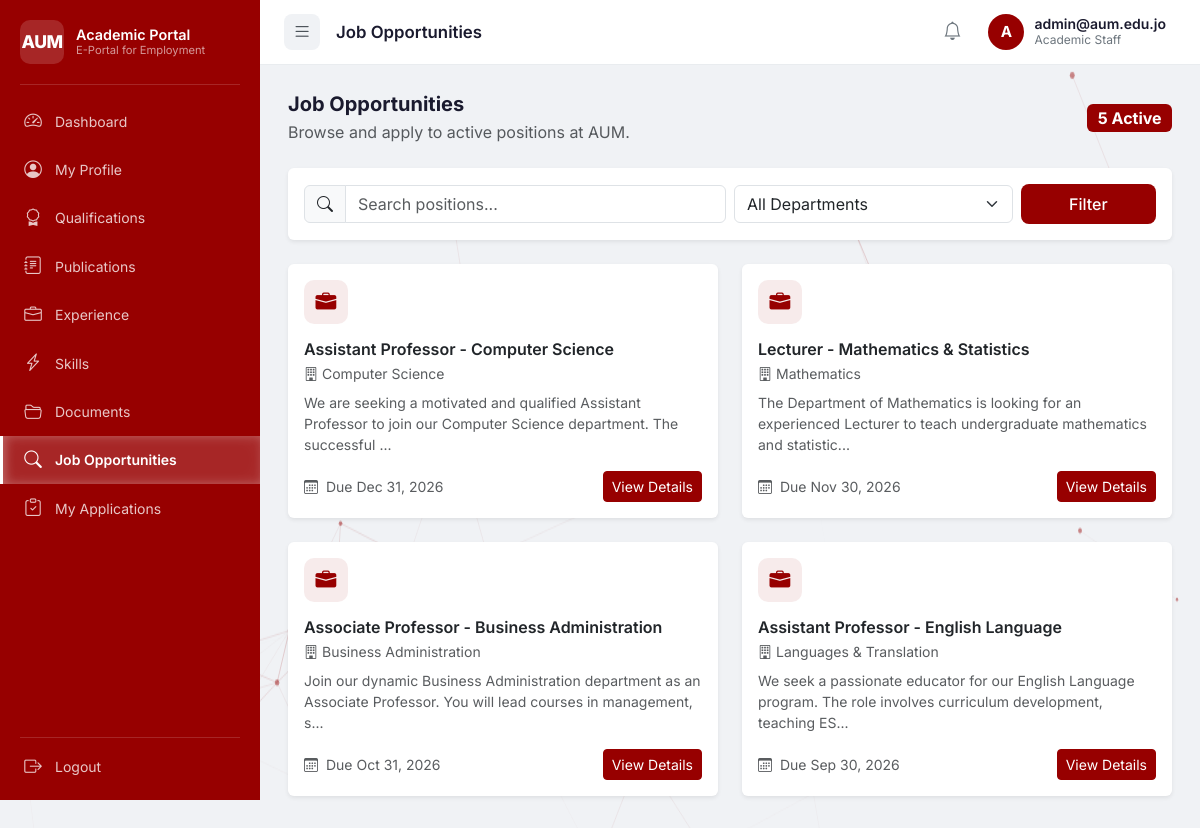
Screenshot of /staff/jobs.php (signed in) with the database file from the repository.
### tables this page shows
CREATE TABLE IF NOT EXISTS users (
    id          INT AUTO_INCREMENT PRIMARY KEY,
    email       VARCHAR(255) NOT NULL UNIQUE,
    password    VARCHAR(255) NOT NULL,
    role        ENUM('staff','admin') NOT NULL DEFAULT 'staff',
    is_active   TINYINT(1) NOT NULL DEFAULT 1,
    created_at  TIMESTAMP DEFAULT CURRENT_TIMESTAMP,
    updated_at  TIMESTAMP DEFAULT CURRENT_TIMESTAMP ON UPDATE CURRENT_TIMESTAMP
);

CREATE TABLE IF NOT EXISTS jobs (
    id           INT AUTO_INCREMENT PRIMARY KEY,
    title        VARCHAR(200) NOT NULL,
    department   VARCHAR(100) DEFAULT NULL,
    description  TEXT,
    requirements TEXT,
    deadline     DATE DEFAULT NULL,
    status       ENUM('active','closed') NOT NULL DEFAULT 'active',
    created_at   TIMESTAMP DEFAULT CURRENT_TIMESTAMP,
    updated_at   TIMESTAMP DEFAULT CURRENT_TIMESTAMP ON UPDATE CURRENT_TIMESTAMP
);

### includes/auth.php (called while the page is built, shortened)
<?php
function e(string $s): string {
    return htmlspecialchars($s, ENT_QUOTES | ENT_SUBSTITUTE, 'UTF-8');
}

### staff/jobs.php (the view, shortened to what this page needs)
<?php
require_once '../config/db.php';
require_once '../includes/auth.php';
$pageTitle = 'Job Opportunities';
$userId    = getCurrentUserId();
$search = trim($_GET['search'] ?? '');
$dept   = trim($_GET['dept']   ?? '');
$sql    = "SELECT j.*,
                  (SELECT id FROM applications WHERE user_id=? AND job_id=j.id) AS applied_id
           FROM jobs j WHERE j.status='active'";
$params = [$userId];
$sql .= ' ORDER BY j.created_at DESC';
$stmt = $pdo->prepare($sql);
$stmt->execute($params);
$jobs = $stmt->fetchAll();
$selectedJob = null;
?>
<!DOCTYPE html>
<html lang="en">
<?php include '../includes/head.php'; ?>
<body>
<div class="wrapper">
    <?php include '../includes/sidebar.php'; ?>
    <div class="main-content" id="mainContent">
        <?php include '../includes/navbar.php'; ?>
        <div class="content-area">
            <?php if ($selectedJob): ?>
            <div class="mb-3">
                <a href="jobs.php" class="btn btn-outline-secondary btn-sm">
                    <i class="bi bi-arrow-left me-1"></i>Back to Job List
                </a>
            </div>
            <div class="row g-4">
                <div class="col-lg-8">
                    <div class="card border-0 shadow-sm">
                        <div class="card-body p-4">
                            <div class="d-flex align-items-start gap-3 mb-4">
                                <div class="job-detail-icon">
                                    <i class="bi bi-briefcase-fill"></i>
                                </div>
                                <div>
                                    <h4 class="mb-1"><?= e($selectedJob['title']) ?></h4>
                                    <p class="text-muted mb-0">
                                        <i class="bi bi-building me-1"></i><?= e($selectedJob['department'] ?? 'AUM') ?>
                                        <?php if ($selectedJob['deadline']): ?>
                                        &nbsp;&bull;&nbsp;
                                        <i class="bi bi-calendar me-1"></i>Deadline: <strong><?= date('F j, Y', strtotime($selectedJob['deadline'])) ?></strong>
                                        <?php endif; ?>
                                    </p>
                                </div>
                            </div>
                            <h6 class="fw-semibold mb-2">About the Role</h6>
                            <p class="text-muted lh-lg"><?= nl2br(e($selectedJob['description'] ?? '')) ?></p>
                            <?php if (!empty($selectedJob['requirements'])): ?>
                            <h6 class="fw-semibold mb-2 mt-4">Requirements</h6>
                            <ul class="text-muted">
                                <?php foreach (explode("\n", $selectedJob['requirements']) as $req):
                                    $req = trim($req);
                                    if ($req): ?>
                                <li class="mb-1"><?= e($req) ?></li>
                                <?php endif; endforeach; ?>
                            </ul>
                            <?php endif; ?>
                        </div>
                    </div>
                </div>
                <div class="col-lg-4">
                    <div class="card border-0 shadow-sm sticky-top" style="top:80px">
                        <div class="card-body p-4">
                            <?php if ($selectedJob['applied_id']): ?>
                            <div class="text-center py-3">
                                <div class="mb-3" style="font-size:3rem;color:#057a55">
                                    <i class="bi bi-check-circle-fill"></i>
                                </div>
                                <h6>Application Submitted</h6>
                                <p class="text-muted small">You have already applied to this position.</p>
                                <a href="applications.php" class="btn btn-outline-primary btn-sm">
                                    Track Application
                                </a>
                            </div>
                            <?php elseif ($selectedJob['deadline'] && strtotime($selectedJob['deadline']) < time()): ?>
                            <div class="text-center py-3">
                                <div class="mb-3" style="font-size:3rem;color:#970000">
                                    <i class="bi bi-x-circle-fill"></i>
                                </div>
                                <h6>Application Closed</h6>
                                <p class="text-muted small">The deadline for this position has passed.</p>
                            </div>
                            <?php else: ?>
                            <h6 class="fw-semibold mb-3">Apply for this Position</h6>
                            <form method="POST">
                                <input type="hidden" name="action" value="apply">
                                <input type="hidden" name="job_id" value="<?= $selectedJob['id'] ?>">
                                <div class="mb-3">
                                    <label class="form-label fw-medium">Cover Letter <span class="text-muted">(optional)</span></label>
                                    <textarea class="form-control" name="cover_letter" rows="6"
                                              placeholder="Write a brief cover letter explaining your suitability for this role..."></textarea>
                                </div>
                                <button type="submit" class="btn btn-primary btn-portal w-100">
                                    <i class="bi bi-send me-2"></i>Submit Application
                                </button>
                            </form>
                            <p class="text-muted small mt-3 mb-0">
                                <i class="bi bi-info-circle me-1"></i>
                                Ensure your profile and documents are up to date before applying.
                            </p>
                            <?php endif; ?>
                        </div>
                    </div>
                </div>
            </div>
            <?php else: ?>
            <div class="page-header mb-4">
                <div>
                    <h5 class="mb-1">Job Opportunities</h5>
                    <p class="text-muted mb-0">Browse and apply to active positions at AUM.</p>
                </div>
                <span class="badge bg-primary fs-6"><?= count($jobs) ?> Active</span>
            </div>
            <div class="card border-0 shadow-sm mb-4">
                <div class="card-body py-3">
                    <form method="GET" class="row g-2 align-items-center">
                        <div class="col-md-6">
                            <div class="input-group">
                                <span class="input-group-text"><i class="bi bi-search"></i></span>
                                <input type="text" class="form-control" name="search"
                                       placeholder="Search positions..." value="<?= e($search) ?>">
                            </div>
                        </div>
                        <div class="col-md-4">
                            <select class="form-select" name="dept">
                                <option value="">All Departments</option>
                            </select>
                        </div>
                        <div class="col-md-2 d-flex gap-2">
                            <button type="submit" class="btn btn-primary btn-portal w-100">Filter</button>
                        </div>
                    </form>
                </div>
            </div>
            <?php if (empty($jobs)): ?>
            <div class="card border-0 shadow-sm">
                <div class="card-body">
                    <div class="empty-state">
                        <i class="bi bi-briefcase display-4"></i>
                        <h6 class="mt-3">No job opportunities found</h6>
                        <p class="text-muted">
                            <?= ($search || $dept) ? 'Try different search terms or clear filters.' : 'No active positions at the moment. Check back soon.' ?>
                        </p>
                        <?php if ($search || $dept): ?>
                        <a href="jobs.php" class="btn btn-outline-primary btn-sm">Clear Filters</a>
                        <?php endif; ?>
                    </div>
                </div>
            </div>
            <?php else: ?>
            <div class="row g-4">
                <?php foreach ($jobs as $job):
                    $dl   = $job['deadline'] ? strtotime($job['deadline']) : null;
                    $soon = $dl && $dl - time() < 7 * 86400 && $dl > time();
                    $past = $dl && $dl < time();
                ?>
                <div class="col-lg-6">
                    <div class="card border-0 shadow-sm h-100 job-card <?= $past ? 'job-expired' : '' ?>">
                        <div class="card-body">
                            <div class="d-flex justify-content-between align-items-start mb-3">
                                <div class="job-icon-wrap">
                                    <i class="bi bi-briefcase-fill"></i>
                                </div>
                            </div>
                            <h6 class="fw-semibold mb-1"><?= e($job['title']) ?></h6>
                            <p class="text-muted small mb-2">
                                <i class="bi bi-building me-1"></i><?= e($job['department'] ?? 'AUM') ?>
                            </p>
                            <p class="text-muted small mb-3">
                                <?= e(mb_strimwidth($job['description'] ?? '', 0, 120, '...')) ?>
                            </p>
                            <div class="d-flex justify-content-between align-items-center">
                                <?php if ($dl): ?>
                                <small class="text-muted <?= $soon ? 'text-warning' : '' ?>">
                                    <i class="bi bi-calendar3 me-1"></i>
                                    <?= $past ? 'Closed ' : 'Due ' ?>
                                    <?= date('M j, Y', $dl) ?>
                                </small>
                                <?php else: ?>
                                <small class="text-muted">Open deadline</small>
                                <?php endif; ?>
                                <a href="jobs.php?id=<?= $job['id'] ?>" class="btn btn-sm btn-primary">
                                    View Details
                                </a>
                            </div>
                        </div>
                    </div>
                </div>
                <?php endforeach; ?>
            </div>
            <?php endif; ?>
            <?php endif;  ?>
        </div>
    </div>
</div>
</body>
</html>

### includes/navbar.php (shortened to what this page needs)
<?php
$_navUserId = getCurrentUserId();
$_navProfile = null;
if (isset($pdo)) {
    $_stmt = $pdo->prepare('SELECT sp.first_name, sp.last_name, sp.department, u.email
                             FROM users u
                             LEFT JOIN staff_profiles sp ON sp.user_id = u.id
                             WHERE u.id = ?');
    $_stmt->execute([$_navUserId]);
    $_navProfile = $_stmt->fetch();
}
$_displayName = trim(($_navProfile['first_name'] ?? '') . ' ' . ($_navProfile['last_name'] ?? ''));
if (empty(trim($_displayName))) $_displayName = $_navProfile['email'] ?? 'Staff Member';
$_deptLabel   = $_navProfile['department'] ?? 'Academic Staff';
$_avatarLetter = strtoupper(substr($_displayName, 0, 1)) ?: 'S';
?>
<nav class="top-navbar" id="topNavbar">
    <div class="navbar-left">
        <button class="sidebar-toggle-btn" id="sidebarToggle" type="button" aria-label="Toggle sidebar">
            <i class="bi bi-list"></i>
        </button>
        <h5 class="page-title mb-0"><?= isset($pageTitle) ? e($pageTitle) : 'Dashboard' ?></h5>
    </div>
    <div class="navbar-right">
        <button class="navbar-icon-btn" type="button" title="Notifications">
            <i class="bi bi-bell"></i>
        </button>
        <div class="dropdown">
            <button class="user-dropdown-btn dropdown-toggle" type="button"
                    data-bs-toggle="dropdown" aria-expanded="false">
                <div class="user-avatar"><?= e($_avatarLetter) ?></div>
                <div class="user-meta d-none d-md-flex">
                    <span class="user-name"><?= e($_displayName) ?></span>
                    <small class="user-dept"><?= e($_deptLabel) ?></small>
                </div>
            </button>
        </div>
    </div>
</nav>

### rows the page displays
users: email "A", email "admin@aum.edu.jo"
jobs: title "Assistant Professor - Computer Science", department "Computer Science", description "We are seeking a motivated and qualified Assistant Professor to join our Computer Science department. The successful ...", shows "Due", deadline "Dec 31, 2026"
jobs: title "Lecturer - Mathematics & Statistics", department "Mathematics", description "The Department of Mathematics is looking for an experienced Lecturer to teach undergraduate mathematics and statistic...", shows "Due", deadline "Nov 30, 2026"
jobs: title "Associate Professor - Business Administration", department "Business Administration", description "Join our dynamic Business Administration department as an Associate Professor. You will lead courses in management, s...", shows "Due", deadline "Oct 31, 2026"
jobs: title "Assistant Professor - English Language", department "Languages & Translation", description "We seek a passionate educator for our English Language program. The role involves curriculum development, teaching ES...", shows "Due", deadline "Sep 30, 2026"

### other values shown
$item['label'] "Dashboard"
$item['label'] "My Profile"
$item['label'] "Qualifications"
$item['label'] "Publications"
$item['label'] "Experience"
$item['label'] "Skills"
$item['label'] "Documents"
$item['label'] "Job Opportunities"
$item['label'] "My Applications"
$pageTitle "Job Opportunities"
$_deptLabel "Academic Staff"
count($jobs) "5"
